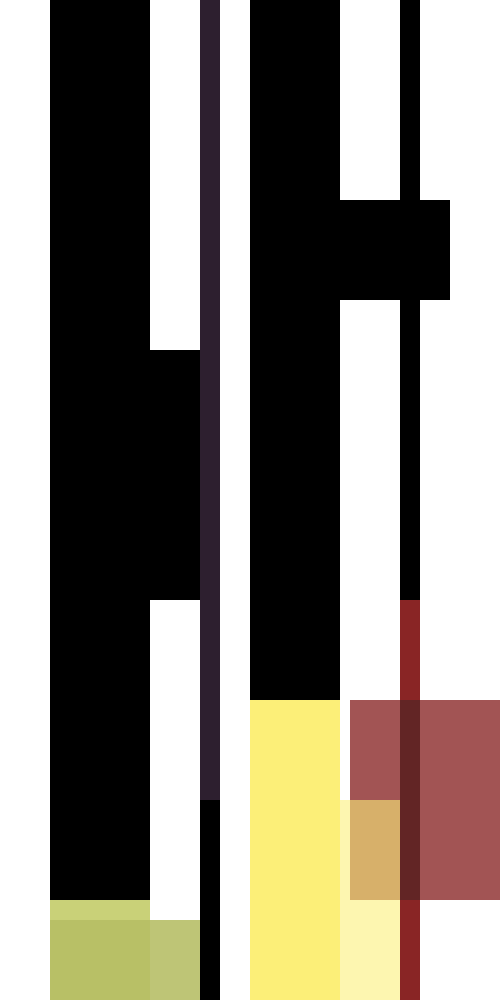
Frame 1 (no input)
Frame 60 (the mouse pressed at the canvas centre just before this capture): identical to frame 1, image omitted
Frame 120 (the mouse held since frame 60 and released just before this capture): identical to frame 1, image omitted

The Processing sketch that drew this single still picture (run headless with seeded random() and noise(); from frame 60 on, the mouse is pressed at the canvas centre):

// Processing sketch: processing_24697
// ── processing_24697.pde





void setup() {
  
  size(500,1000);
    
}

void draw() {
  
  noStroke();
  smooth();
  
  background(255);
  fill(0);
  rect(50,0,100,900);
    fill(45,31,47);
  rect(200,0,20,800);
  fill(0);
  rect(250,0,90,700);
  rect(400,0,20,600);
  fill(0);
  rect(100,350,100,250);
  fill(0);
  rect(300,200,150,100);
  
  fill(201,209,120);
  rect(50,900,100,1000);
  fill(0);
  rect(200,800,20,1000);
  fill(252,239,120);
  rect(250,700,90,1000);
  fill(137,37,37);
  rect(400, 600, 20, 1000);
  
  fill(137,37,37,200);
  rect(350,700,200,200);
  
  fill(37,37, 37,100);
  rect(400,700,20,200);
  
    fill(252,239,120,150);
  rect(250,800,150,900);
  
 fill(181,189,100,225);
  rect(50,920,150,1000);
  
 


}
  
